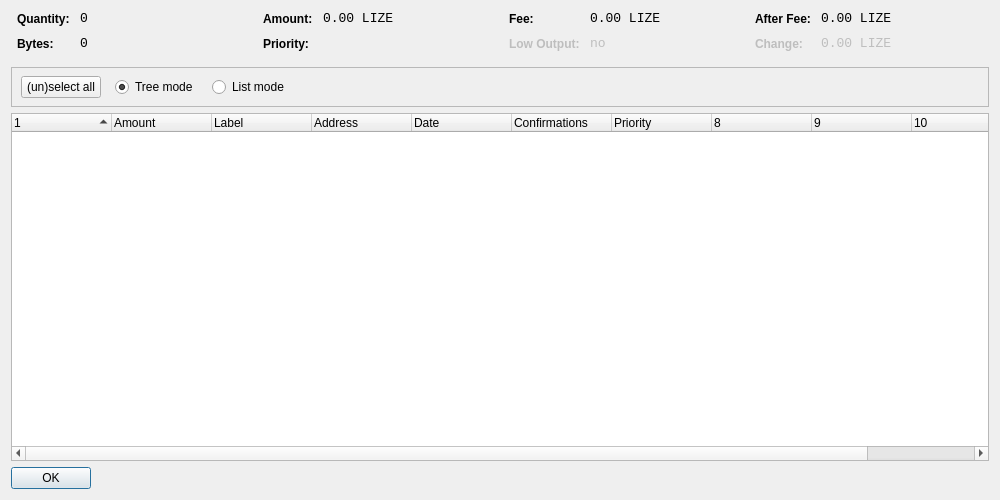
<?xml version="1.0" encoding="UTF-8"?>
<ui version="4.0">
 <class>CoinControlDialog</class>
 <widget class="QDialog" name="CoinControlDialog">
  <property name="geometry">
   <rect>
    <x>0</x>
    <y>0</y>
    <width>1000</width>
    <height>500</height>
   </rect>
  </property>
  <property name="windowTitle">
   <string>Coin Control</string>
  </property>
  <layout class="QVBoxLayout" name="verticalLayout">
   <item>
    <layout class="QHBoxLayout" name="horizontalLayoutTop" stretch="0,0,0,0">
     <property name="topMargin">
      <number>0</number>
     </property>
     <property name="bottomMargin">
      <number>10</number>
     </property>
     <item>
      <layout class="QFormLayout" name="formLayoutCoinControl1">
       <property name="horizontalSpacing">
        <number>10</number>
       </property>
       <property name="verticalSpacing">
        <number>10</number>
       </property>
       <property name="leftMargin">
        <number>6</number>
       </property>
       <property name="rightMargin">
        <number>6</number>
       </property>
       <item row="0" column="0">
        <widget class="QLabel" name="labelCoinControlQuantityText">
         <property name="styleSheet">
          <string notr="true">font-weight:bold;</string>
         </property>
         <property name="text">
          <string>Quantity:</string>
         </property>
        </widget>
       </item>
       <item row="0" column="1">
        <widget class="QLabel" name="labelCoinControlQuantity">
         <property name="font">
          <font>
           <family>Monospace</family>
           <pointsize>10</pointsize>
          </font>
         </property>
         <property name="cursor">
          <cursorShape>IBeamCursor</cursorShape>
         </property>
         <property name="contextMenuPolicy">
          <enum>Qt::ActionsContextMenu</enum>
         </property>
         <property name="text">
          <string>0</string>
         </property>
         <property name="textInteractionFlags">
          <set>Qt::LinksAccessibleByMouse|Qt::TextSelectableByKeyboard|Qt::TextSelectableByMouse</set>
         </property>
        </widget>
       </item>
       <item row="1" column="0">
        <widget class="QLabel" name="labelCoinControlBytesText">
         <property name="styleSheet">
          <string notr="true">font-weight:bold;</string>
         </property>
         <property name="text">
          <string>Bytes:</string>
         </property>
        </widget>
       </item>
       <item row="1" column="1">
        <widget class="QLabel" name="labelCoinControlBytes">
         <property name="font">
          <font>
           <family>Monospace</family>
           <pointsize>10</pointsize>
          </font>
         </property>
         <property name="cursor">
          <cursorShape>IBeamCursor</cursorShape>
         </property>
         <property name="contextMenuPolicy">
          <enum>Qt::ActionsContextMenu</enum>
         </property>
         <property name="text">
          <string>0</string>
         </property>
         <property name="textInteractionFlags">
          <set>Qt::LinksAccessibleByMouse|Qt::TextSelectableByKeyboard|Qt::TextSelectableByMouse</set>
         </property>
        </widget>
       </item>
      </layout>
     </item>
     <item>
      <layout class="QFormLayout" name="formLayoutCoinControl2">
       <property name="horizontalSpacing">
        <number>10</number>
       </property>
       <property name="verticalSpacing">
        <number>10</number>
       </property>
       <property name="leftMargin">
        <number>6</number>
       </property>
       <property name="rightMargin">
        <number>6</number>
       </property>
       <item row="0" column="0">
        <widget class="QLabel" name="labelCoinControlAmountText">
         <property name="styleSheet">
          <string notr="true">font-weight:bold;</string>
         </property>
         <property name="text">
          <string>Amount:</string>
         </property>
        </widget>
       </item>
       <item row="0" column="1">
        <widget class="QLabel" name="labelCoinControlAmount">
         <property name="font">
          <font>
           <family>Monospace</family>
           <pointsize>10</pointsize>
          </font>
         </property>
         <property name="cursor">
          <cursorShape>IBeamCursor</cursorShape>
         </property>
         <property name="contextMenuPolicy">
          <enum>Qt::ActionsContextMenu</enum>
         </property>
         <property name="text">
          <string>0.00 LIZE</string>
         </property>
         <property name="textInteractionFlags">
          <set>Qt::LinksAccessibleByMouse|Qt::TextSelectableByKeyboard|Qt::TextSelectableByMouse</set>
         </property>
        </widget>
       </item>
       <item row="1" column="0">
        <widget class="QLabel" name="labelCoinControlPriorityText">
         <property name="styleSheet">
          <string notr="true">font-weight:bold;</string>
         </property>
         <property name="text">
          <string>Priority:</string>
         </property>
        </widget>
       </item>
       <item row="1" column="1">
        <widget class="QLabel" name="labelCoinControlPriority">
         <property name="font">
          <font>
           <family>Monospace</family>
           <pointsize>10</pointsize>
          </font>
         </property>
         <property name="cursor">
          <cursorShape>IBeamCursor</cursorShape>
         </property>
         <property name="contextMenuPolicy">
          <enum>Qt::ActionsContextMenu</enum>
         </property>
         <property name="text">
          <string/>
         </property>
         <property name="textInteractionFlags">
          <set>Qt::LinksAccessibleByMouse|Qt::TextSelectableByKeyboard|Qt::TextSelectableByMouse</set>
         </property>
        </widget>
       </item>
      </layout>
     </item>
     <item>
      <layout class="QFormLayout" name="formLayoutCoinControl3">
       <property name="horizontalSpacing">
        <number>10</number>
       </property>
       <property name="verticalSpacing">
        <number>10</number>
       </property>
       <property name="leftMargin">
        <number>6</number>
       </property>
       <property name="rightMargin">
        <number>6</number>
       </property>
       <item row="0" column="0">
        <widget class="QLabel" name="labelCoinControlFeeText">
         <property name="styleSheet">
          <string notr="true">font-weight:bold;</string>
         </property>
         <property name="text">
          <string>Fee:</string>
         </property>
        </widget>
       </item>
       <item row="0" column="1">
        <widget class="QLabel" name="labelCoinControlFee">
         <property name="font">
          <font>
           <family>Monospace</family>
           <pointsize>10</pointsize>
          </font>
         </property>
         <property name="cursor">
          <cursorShape>IBeamCursor</cursorShape>
         </property>
         <property name="contextMenuPolicy">
          <enum>Qt::ActionsContextMenu</enum>
         </property>
         <property name="text">
          <string>0.00 LIZE</string>
         </property>
         <property name="textInteractionFlags">
          <set>Qt::LinksAccessibleByMouse|Qt::TextSelectableByKeyboard|Qt::TextSelectableByMouse</set>
         </property>
        </widget>
       </item>
       <item row="1" column="0">
        <widget class="QLabel" name="labelCoinControlLowOutputText">
         <property name="enabled">
          <bool>false</bool>
         </property>
         <property name="styleSheet">
          <string notr="true">font-weight:bold;</string>
         </property>
         <property name="text">
          <string>Low Output:</string>
         </property>
        </widget>
       </item>
       <item row="1" column="1">
        <widget class="QLabel" name="labelCoinControlLowOutput">
         <property name="enabled">
          <bool>false</bool>
         </property>
         <property name="font">
          <font>
           <family>Monospace</family>
           <pointsize>10</pointsize>
          </font>
         </property>
         <property name="cursor">
          <cursorShape>IBeamCursor</cursorShape>
         </property>
         <property name="contextMenuPolicy">
          <enum>Qt::ActionsContextMenu</enum>
         </property>
         <property name="text">
          <string>no</string>
         </property>
         <property name="textInteractionFlags">
          <set>Qt::LinksAccessibleByMouse|Qt::TextSelectableByKeyboard|Qt::TextSelectableByMouse</set>
         </property>
        </widget>
       </item>
      </layout>
     </item>
     <item>
      <layout class="QFormLayout" name="formLayoutCoinControl4">
       <property name="horizontalSpacing">
        <number>10</number>
       </property>
       <property name="verticalSpacing">
        <number>10</number>
       </property>
       <property name="leftMargin">
        <number>6</number>
       </property>
       <property name="rightMargin">
        <number>6</number>
       </property>
       <item row="0" column="0">
        <widget class="QLabel" name="labelCoinControlAfterFeeText">
         <property name="styleSheet">
          <string notr="true">font-weight:bold;</string>
         </property>
         <property name="text">
          <string>After Fee:</string>
         </property>
        </widget>
       </item>
       <item row="0" column="1">
        <widget class="QLabel" name="labelCoinControlAfterFee">
         <property name="font">
          <font>
           <family>Monospace</family>
           <pointsize>10</pointsize>
          </font>
         </property>
         <property name="cursor">
          <cursorShape>IBeamCursor</cursorShape>
         </property>
         <property name="contextMenuPolicy">
          <enum>Qt::ActionsContextMenu</enum>
         </property>
         <property name="text">
          <string>0.00 LIZE</string>
         </property>
         <property name="textInteractionFlags">
          <set>Qt::LinksAccessibleByMouse|Qt::TextSelectableByKeyboard|Qt::TextSelectableByMouse</set>
         </property>
        </widget>
       </item>
       <item row="1" column="0">
        <widget class="QLabel" name="labelCoinControlChangeText">
         <property name="enabled">
          <bool>false</bool>
         </property>
         <property name="styleSheet">
          <string notr="true">font-weight:bold;</string>
         </property>
         <property name="text">
          <string>Change:</string>
         </property>
        </widget>
       </item>
       <item row="1" column="1">
        <widget class="QLabel" name="labelCoinControlChange">
         <property name="enabled">
          <bool>false</bool>
         </property>
         <property name="font">
          <font>
           <family>Monospace</family>
           <pointsize>10</pointsize>
          </font>
         </property>
         <property name="cursor">
          <cursorShape>IBeamCursor</cursorShape>
         </property>
         <property name="contextMenuPolicy">
          <enum>Qt::ActionsContextMenu</enum>
         </property>
         <property name="text">
          <string>0.00 LIZE</string>
         </property>
         <property name="textInteractionFlags">
          <set>Qt::LinksAccessibleByMouse|Qt::TextSelectableByKeyboard|Qt::TextSelectableByMouse</set>
         </property>
        </widget>
       </item>
      </layout>
     </item>
    </layout>
   </item>
   <item>
    <widget class="QFrame" name="frame">
     <property name="minimumSize">
      <size>
       <width>0</width>
       <height>40</height>
      </size>
     </property>
     <property name="frameShape">
      <enum>QFrame::StyledPanel</enum>
     </property>
     <property name="frameShadow">
      <enum>QFrame::Sunken</enum>
     </property>
     <widget class="QWidget" name="horizontalLayoutWidget">
      <property name="geometry">
       <rect>
        <x>10</x>
        <y>0</y>
        <width>781</width>
        <height>41</height>
       </rect>
      </property>
      <layout class="QHBoxLayout" name="horizontalLayoutPanel" stretch="0,0,0,0,0">
       <property name="spacing">
        <number>14</number>
       </property>
       <item>
        <widget class="QPushButton" name="pushButtonSelectAll">
         <property name="sizePolicy">
          <sizepolicy hsizetype="Maximum" vsizetype="Fixed">
           <horstretch>0</horstretch>
           <verstretch>0</verstretch>
          </sizepolicy>
         </property>
         <property name="text">
          <string>(un)select all</string>
         </property>
        </widget>
       </item>
       <item>
        <widget class="QRadioButton" name="radioTreeMode">
         <property name="sizePolicy">
          <sizepolicy hsizetype="Maximum" vsizetype="Fixed">
           <horstretch>0</horstretch>
           <verstretch>0</verstretch>
          </sizepolicy>
         </property>
         <property name="text">
          <string>Tree mode</string>
         </property>
         <property name="checked">
          <bool>true</bool>
         </property>
        </widget>
       </item>
       <item>
        <widget class="QRadioButton" name="radioListMode">
         <property name="sizePolicy">
          <sizepolicy hsizetype="Maximum" vsizetype="Fixed">
           <horstretch>0</horstretch>
           <verstretch>0</verstretch>
          </sizepolicy>
         </property>
         <property name="text">
          <string>List mode</string>
         </property>
        </widget>
       </item>
       <item>
        <spacer name="horizontalSpacer">
         <property name="orientation">
          <enum>Qt::Horizontal</enum>
         </property>
         <property name="sizeHint" stdset="0">
          <size>
           <width>40</width>
           <height>20</height>
          </size>
         </property>
        </spacer>
       </item>
      </layout>
     </widget>
    </widget>
   </item>
   <item>
    <widget class="CoinControlTreeWidget" name="treeWidget">
     <property name="contextMenuPolicy">
      <enum>Qt::CustomContextMenu</enum>
     </property>
     <property name="sortingEnabled">
      <bool>false</bool>
     </property>
     <property name="columnCount">
      <number>11</number>
     </property>
     <attribute name="headerShowSortIndicator" stdset="0">
      <bool>true</bool>
     </attribute>
     <attribute name="headerStretchLastSection">
      <bool>false</bool>
     </attribute>
     <column>
      <property name="text">
       <string/>
      </property>
     </column>
     <column>
      <property name="text">
       <string>Amount</string>
      </property>
     </column>
     <column>
      <property name="text">
       <string>Label</string>
      </property>
     </column>
     <column>
      <property name="text">
       <string>Address</string>
      </property>
     </column>
     <column>
      <property name="text">
       <string>Date</string>
      </property>
     </column>
     <column>
      <property name="text">
       <string>Confirmations</string>
      </property>
      <property name="toolTip">
       <string>Confirmed</string>
      </property>
     </column>
     <column>
      <property name="text">
       <string>Priority</string>
      </property>
     </column>
     <column>
      <property name="text">
       <string/>
      </property>
     </column>
     <column>
      <property name="text">
       <string/>
      </property>
     </column>
     <column>
      <property name="text">
       <string/>
      </property>
     </column>
     <column>
      <property name="text">
       <string/>
      </property>
     </column>
    </widget>
   </item>
   <item>
    <widget class="QDialogButtonBox" name="buttonBox">
     <property name="sizePolicy">
      <sizepolicy hsizetype="Maximum" vsizetype="Fixed">
       <horstretch>0</horstretch>
       <verstretch>0</verstretch>
      </sizepolicy>
     </property>
     <property name="orientation">
      <enum>Qt::Horizontal</enum>
     </property>
     <property name="standardButtons">
      <set>QDialogButtonBox::Ok</set>
     </property>
    </widget>
   </item>
  </layout>
 </widget>
 <customwidgets>
  <customwidget>
   <class>CoinControlTreeWidget</class>
   <extends>QTreeWidget</extends>
   <header>coincontroltreewidget.h</header>
  </customwidget>
 </customwidgets>
 <resources/>
 <connections/>
</ui>
